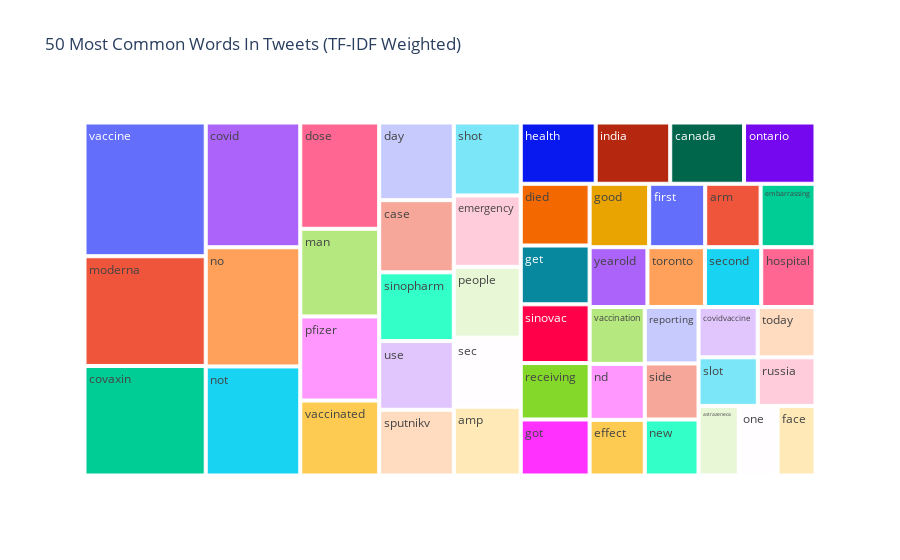

The notebook cell this image was saved under:
### Code cell
ut.common_words(negative_tweets, 50)

### Figure 1 — Plotly figure (JSON) as saved in the notebook; plotly's stock layout.template omitted (floating-point values rounded to 4 significant figures)
{"data": [{"branchvalues": "total", "domain": {"x": [0, 1], "y": [0, 1]}, "hovertemplate": "labels=%{label}<br>TF-IDF Score=%{value}<br>parent=%{parent}<br>id=%{id}<extra></extra>", "ids": ["amp", "arm", "astrazeneca", "canada", "case", "covaxin", "covid", "covidvaccine", "day", "died", "dose", "effect", "embarrassing", "emergency", "face", "first", "get", "good", "got", "health", "hospital", "india", "man", "moderna", "nd", "new", "no", "not", "one", "ontario", "people", "pfizer", "receiving", "reporting", "russia", "sec", "second", "shot", "side", "sinopharm", "sinovac", "slot", "sputnikv", "today", "toronto", "use", "vaccinated", "vaccination", "vaccine", "yearold"], "labels": ["amp", "arm", "astrazeneca", "canada", "case", "covaxin", "covid", "covidvaccine", "day", "died", "dose", "effect", "embarrassing", "emergency", "face", "first", "get", "good", "got", "health", "hospital", "india", "man", "moderna", "nd", "new", "no", "not", "one", "ontario", "people", "pfizer", "receiving", "reporting", "russia", "sec", "second", "shot", "side", "sinopharm", "sinovac", "slot", "sputnikv", "today", "toronto", "use", "vaccinated", "vaccination", "vaccine", "yearold"], "name": "", "parents": ["", "", "", "", "", "", "", "", "", "", "", "", "", "", "", "", "", "", "", "", "", "", "", "", "", "", "", "", "", "", "", "", "", "", "", "", "", "", "", "", "", "", "", "", "", "", "", "", "", ""], "type": "treemap", "values": [375.4, 286.7, 228.4, 368.7, 438.6, 1083.0, 962.0, 242.8, 472.2, 346.8, 683.8, 250.1, 283.7, 389.5, 215.2, 289.8, 330.2, 307.9, 314.6, 374.4, 264.6, 372.3, 564.0, 1084.0, 251.7, 245.3, 918.6, 840.9, 220.0, 356.9, 387.2, 540.9, 316.9, 247.3, 228.6, 376.8, 274.6, 398.3, 245.6, 417.9, 329.8, 234.9, 399.4, 237.1, 280.1, 417.9, 482.3, 256.0, 1322.0, 281.9]}], "layout": {"legend": {"tracegroupgap": 0}, "title": {"text": "50 Most Common Words In Tweets (TF-IDF Weighted)"}}}
